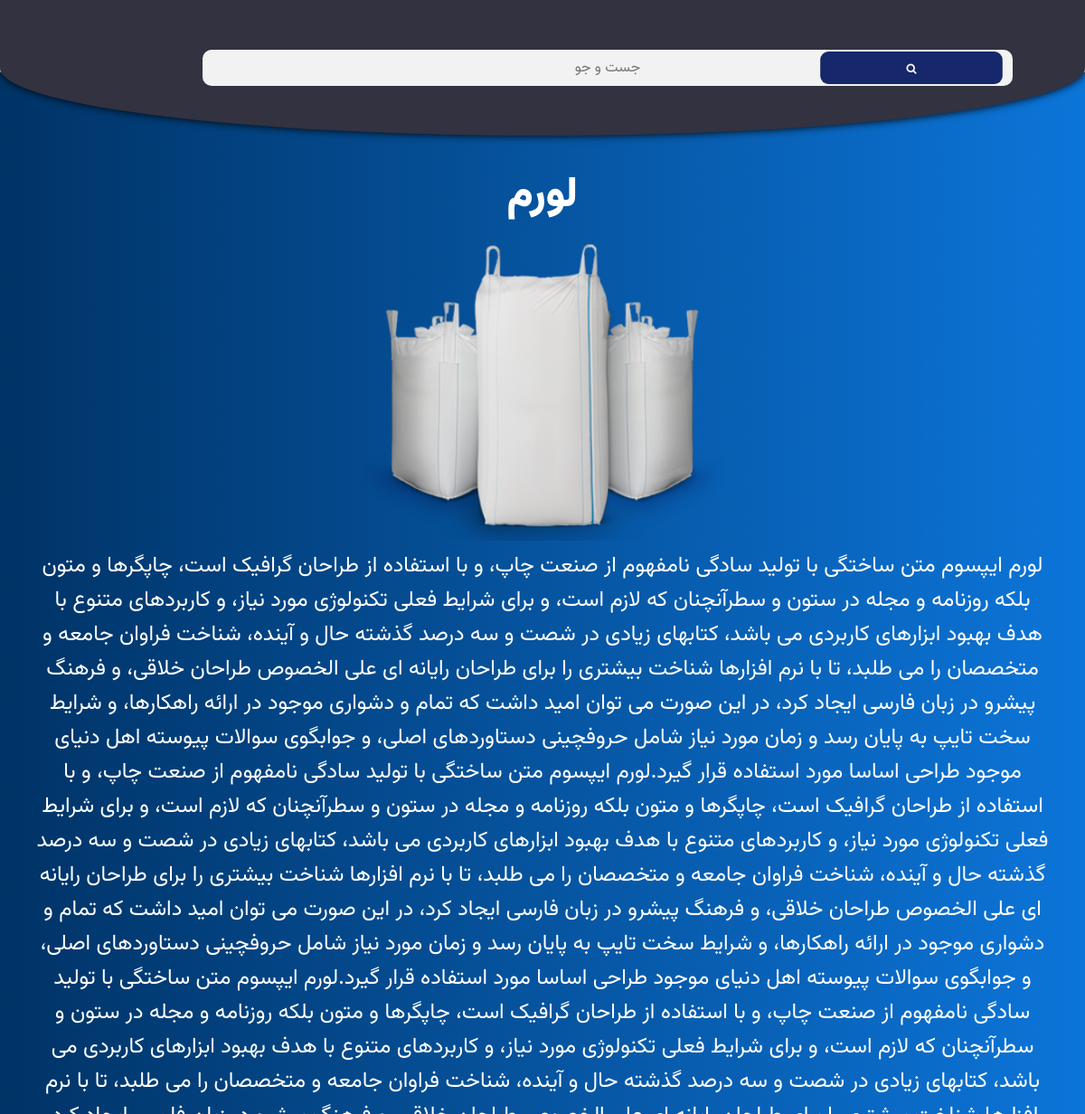
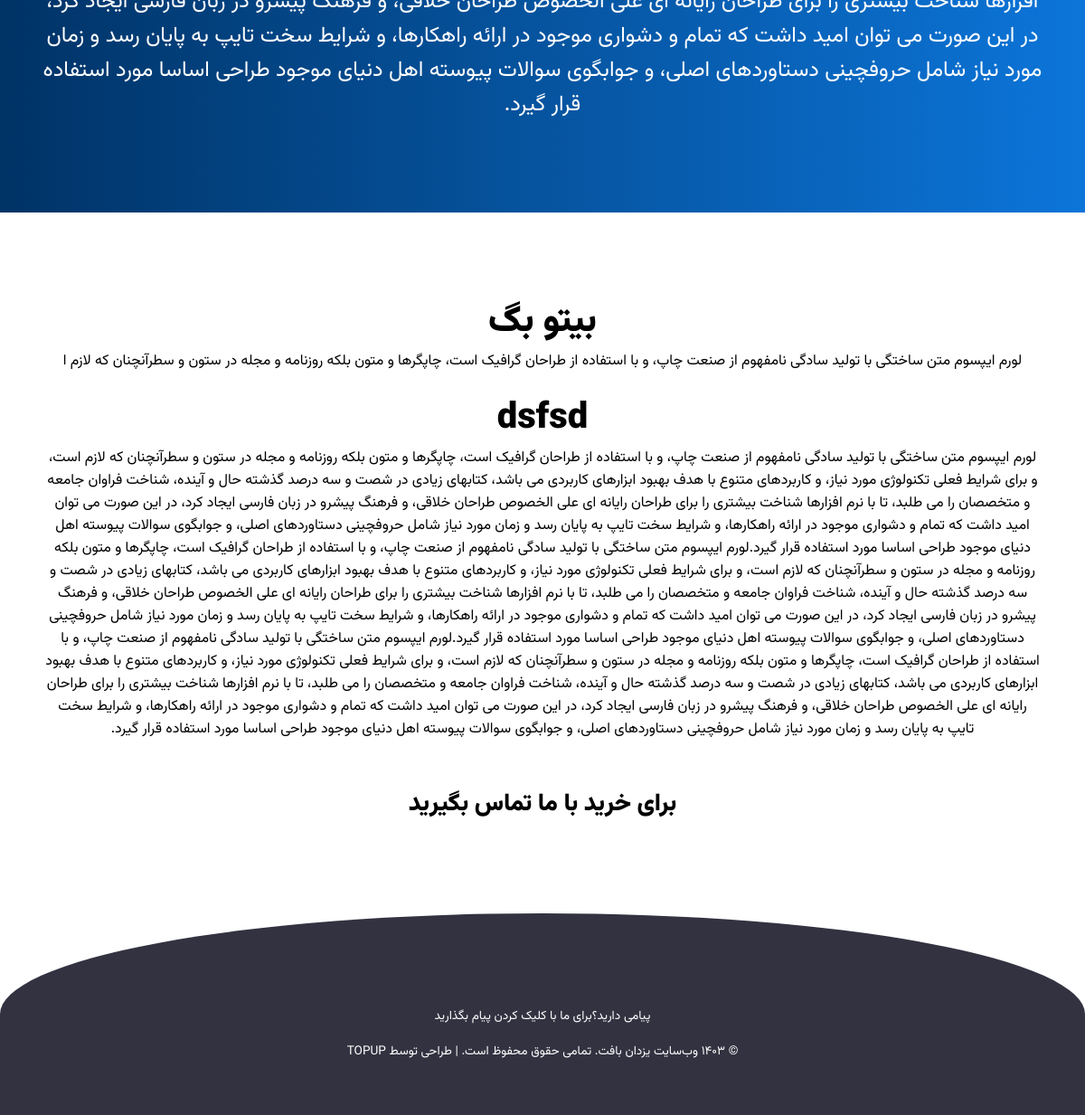
Screenshot of /product/2/ with the database file from the repository (2 pictures, top to bottom).
### products/models.py (models this page shows, shortened)
class Products(models.Model):
    name = models.CharField(max_length=20)
    discription = models.TextField(max_length=158)
    main_title = models.CharField(max_length=100)
    main_discription = models.TextField(max_length=2500)
    title1 = models.CharField(max_length=100, null=True, blank=True)
    discription1 = models.TextField(max_length=2500, null=True, blank=True)
    title2 = models.CharField(max_length=100, null=True, blank=True)
    discription2 = models.TextField(max_length=2500, null=True, blank=True)
    title3 = models.CharField(max_length=100, null=True, blank=True)
    discription3 = models.TextField(max_length=2500, null=True, blank=True)
    title4 = models.CharField(max_length=100, null=True, blank=True)
    discription4 = models.TextField(max_length=2500, null=True, blank=True)
    title5 = models.CharField(max_length=100, null=True, blank=True)
    discription5 = models.TextField(max_length=2500, null=True, blank=True)
    is_special = models.BooleanField(default=False)
    is_main_page = models.BooleanField(default=False)
    picture = models.ImageField(upload_to='static/images/')

### products/views.py (the view)
# urls.py: path('product/<int:pi>/', views.products_detail),
def products_detail(request, pi):
    product = Products.objects.filter(id=pi)
    return render(request, 'first/product_detail.html', {'product': product})

### home/templates/first/product_detail.html (shortened to what this page needs)
{% load static %}
<!DOCTYPE html>
<html>
<head>
    <link rel="stylesheet" href="../../static/css/products.css">
    <link rel="stylesheet" href="https://stackpath.bootstrapcdn.com/font-awesome/4.7.0/css/font-awesome.min.css">
</head>
<body>
    <nav class="nav">
        <div class="search-box">
            <form action="/search/" method="POST">
                <label>
                    <input type ="text" name ="search" id ="srch" placeholder="جست و جو">
                </label>
                <button type ="submit"><i class="fa fa-search"></i></button>
            </form>
        </div>
    </nav>
    <section class="content-row">
        {% for item in product %}
            <aside class="side">
                <h1 class="title">{{ item.main_title }}</h1>
                <img src="../../{{ item.picture }}">
                <p class="title-caption">{{ item.main_discription }}</p>
            </aside>
            <article class="content-col">
                <figure>
                    <h2 class="secondry-title">{{ item.name }}</h2>
                    <figcaption class="caption">{{ item.discription }}</figcaption>
                    {% if item.title1 is not None %}
                        <h2 class="secondry-title">{{ item.title1 }}</h2>
                        <figcaption class="caption">{{ item.discription1 }}</figcaption>
                    {% endif %}
                        <a style="font-family: font2;display: block; margin: 50px; text-decoration: none;color: #000;font-size: 20pt;" href="/about-us">برای خرید با ما تماس بگیرید</a>
                </figure>
            </article>
        {% endfor %}
    </section>
    <footer class="footer">
        <div class="section-center">
            <div class="social-icons">
        </div>
        <a class="footer-text" href="/contact-us">پیامی دارید؟برای ما با کلیک کردن پیام بگذارید</a>
        <p class="footer-text">&copy; ۱۴۰۳ وب‌سایت یزدان بافت. تمامی حقوق محفوظ است. | طراحی توسط TopUP</p>
        </div>
    </footer>
</body>
</html>

### home/static/css/products.css (style rules this page uses)
* { margin: 0; padding: 0; box-sizing: border-box; transition: all .2s; }
:root { --primaryColor: #a82424; --secondaryColor: #52353d; --mainDark: #52353d; --mainWhite: #fff; --mainGrey: #e5e5e5; --slantedText: "Grand Hotel", cursive; --mainTransition: all 0.3s linear; --letterSpacing: 0.5rem; }
body { height: 100vh; font-family: font1; direction: rtl; }
.nav { border-radius: 0 0 50% 50%; position: fixed; top: 0; left: 0; width:100%; height: 150px; padding-right: 30px; display: flex; justify-content: space-between; align-items: center; z-index: 99; box-shadow: 0 0 10px #000; background: rgb(50, 50, 65); }
.nav .search-box { flex: 1; position: relative; }
.search-box input { width:100%; height: 40px; border: none; outline: none; background:#f2f2f2; border-radius: 10px; font-family: font1; color:black; font-size: 16px; padding-left: 5px; padding-right: 40px; text-align: center; }
.search-box button { cursor: pointer; width:40px; height: 40px; border-radius: 10px; border:none; position: absolute; top:0; right: 0; transform: scale(0.9); background: rgb(23, 39, 107); color: #fff; }
@media screen and (max-width: 1215px) { .search-box { flex: 2; margin-right: auto; } }
@media screen and (max-width: 1215px) { .search-box input { width: 80%; padding-right: 5px; padding-left: 5px; } }
@media screen and (max-width: 1215px) { .search-box button { width: 20%; } }
.side { padding: 100px 40px; margin-top: 80px; text-align: center; background: linear-gradient( to left, #0c75d9, #003366 ); height: 100%; width: 100%; }
.content-row { width: 100%; animation: loadtransformws 3s; }
.content-row .content-col { text-align: center; padding: 50px; margin-top: 20px; }
.side .title { color: #fff; font-size: 35pt; font-family: font2; }
.secondry-title { margin-top: 20px; font-family: font2; font-size: 30pt; }
.side img { width: 400px; height: auto; border-radius: 15px; }
.title-caption { color: white; font-size: 18pt; }
.footer { border-radius: 50% 50% 0 0; background-color: rgb(50, 50, 65); text-align: center; padding: 60px; }
.footer-text { text-transform: uppercase; color: var(--mainWhite); margin-top: 1rem; font-size: 0.85rem; }
.footer a { text-decoration: none; }

### rows the page displays
Products: main_title "لورم", picture (picture), main_discription "لورم ایپسوم متن ساختگی با تولید سادگی نامفهوم از صنعت چاپ، و با استفاده از طراحان گرافیک است، چاپگرها و متون بلکه روزنامه و مجله در ستون و سطرآنچنان که لازم است، و برای شرایط فعلی تکنولوژی مورد نیاز، و کاربردهای متنوع با هدف بهبود ابزارهای کاربردی می باشد، کتابهای زیادی در شصت و سه درصد گذشته حال و آینده، شناخت فراوان جامعه و متخصصان را می طلبد، تا با نرم افزارها شناخت بیشتری را برای طراحان رایانه ای علی الخصوص طراحان خلاقی، و فرهنگ پیشرو در زبان فارسی ایجاد کرد، در این صورت می توان امید داشت که تمام و دشواری موجود در ارائه راهکارها، و شرایط سخت تایپ به پایان رسد و زمان مورد نیاز شامل حروفچینی دستاوردهای اصلی، و جوابگوی سوالات پیوسته اهل دنیای موجود طراحی اساسا مورد استفاده قرار گیرد.لورم…", name "بیتو بگ", discription "لورم ایپسوم متن ساختگی با تولید سادگی نامفهوم از صنعت چاپ، و با استفاده از طراحان گرافیک است، چاپگرها و متون بلکه روزنامه و مجله در ستون و سطرآنچنان که لازم ا", title1 "dsfsd", discription1 "لورم ایپسوم متن ساختگی با تولید سادگی نامفهوم از صنعت چاپ، و با استفاده از طراحان گرافیک است، چاپگرها و متون بلکه روزنامه و مجله در ستون و سطرآنچنان که لازم است، و برای شرایط فعلی تکنولوژی مورد نیاز، و کاربردهای متنوع با هدف بهبود ابزارهای کاربردی می باشد، کتابهای زیادی در شصت و سه درصد گذشته حال و آینده، شناخت فراوان جامعه و متخصصان را می طلبد، تا با نرم افزارها شناخت بیشتری را برای طراحان رایانه ای علی الخصوص طراحان خلاقی، و فرهنگ پیشرو در زبان فارسی ایجاد کرد، در این صورت می توان امید داشت که تمام و دشواری موجود در ارائه راهکارها، و شرایط سخت تایپ به پایان رسد و زمان مورد نیاز شامل حروفچینی دستاوردهای اصلی، و جوابگوی سوالات پیوسته اهل دنیای موجود طراحی اساسا مورد استفاده قرار گیرد.لورم…"
